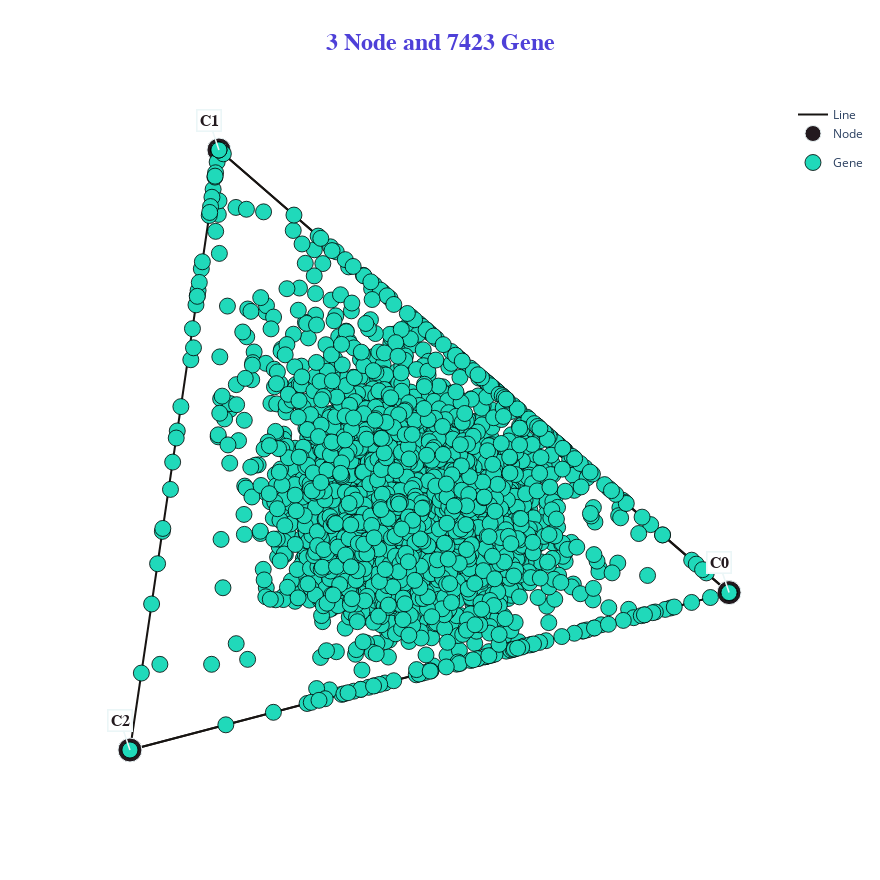

Notebook code for this chart:
### Code cell
gps_map.plot()

### Figure 1 — Plotly figure (JSON) as saved in the notebook; plotly's stock layout.template omitted (floating-point values rounded to 4 significant figures; data arrays with more than 128 entries replaced by an {"elided": "..."} marker saying what was removed)
{"data": [{"legendgroup": "Node", "line": {"color": "#171412"}, "mode": "lines", "name": "Line", "type": "scatter", "x": [0.1486, 1, 0, null, 1, 0, null, 0.1486, 0, null, 0.1486, 1, null], "y": [1, 0.2623, 0, null, 0.2623, 0, null, 1, 0, null, 1, 0.2623, null]}, {"hoverinfo": "text", "legendgroup": "Node", "marker": {"color": "#23191e", "line": {"color": "#ebf6f7", "width": 1}, "size": 24}, "mode": "markers", "name": "Node", "text": ["C0", "C1", "C2"], "type": "scatter", "x": [1, 0.1486, 0], "y": [0.2623, 1, 0]}, {"hoverinfo": "text", "marker": {"color": "#20d9ba", "line": {"color": "#000000", "width": 0.8}, "size": 16}, "mode": "markers", "name": "Gene", "text": {"elided": "7423 str values"}, "type": "scatter", "x": {"elided": "7423 float values"}, "y": {"elided": "7423 float values"}}], "layout": {"annotations": [{"arrowcolor": "#ebf6f7", "arrowwidth": 1.6, "bgcolor": "#ffffff", "bordercolor": "#ebf6f7", "borderpad": 2, "borderwidth": 1.6, "font": {"color": "#23191e", "family": "Gravitas One, monospace", "size": 16}, "text": "<b>C0</b>", "x": 1, "y": 0.2623}, {"arrowcolor": "#ebf6f7", "arrowwidth": 1.6, "bgcolor": "#ffffff", "bordercolor": "#ebf6f7", "borderpad": 2, "borderwidth": 1.6, "font": {"color": "#23191e", "family": "Gravitas One, monospace", "size": 16}, "text": "<b>C1</b>", "x": 0.1486, "y": 1}, {"arrowcolor": "#ebf6f7", "arrowwidth": 1.6, "bgcolor": "#ffffff", "bordercolor": "#ebf6f7", "borderpad": 2, "borderwidth": 1.6, "font": {"color": "#23191e", "family": "Gravitas One, monospace", "size": 16}, "text": "<b>C2</b>", "x": 0, "y": 0}], "autosize": false, "height": 880, "title": {"font": {"color": "#4e40d8", "family": "Times New Roman, sans-serif", "size": 24}, "text": "<b>3 Node and 7423 Gene</b>", "x": 0.5}, "width": 880, "xaxis": {"autorange": true, "range": [-0.08346, 1.083], "showgrid": false, "showline": false, "showticklabels": false, "type": "linear", "zeroline": false}, "yaxis": {"autorange": true, "range": [-0.08333, 1.083], "showgrid": false, "showline": false, "showticklabels": false, "type": "linear", "zeroline": false}}}
